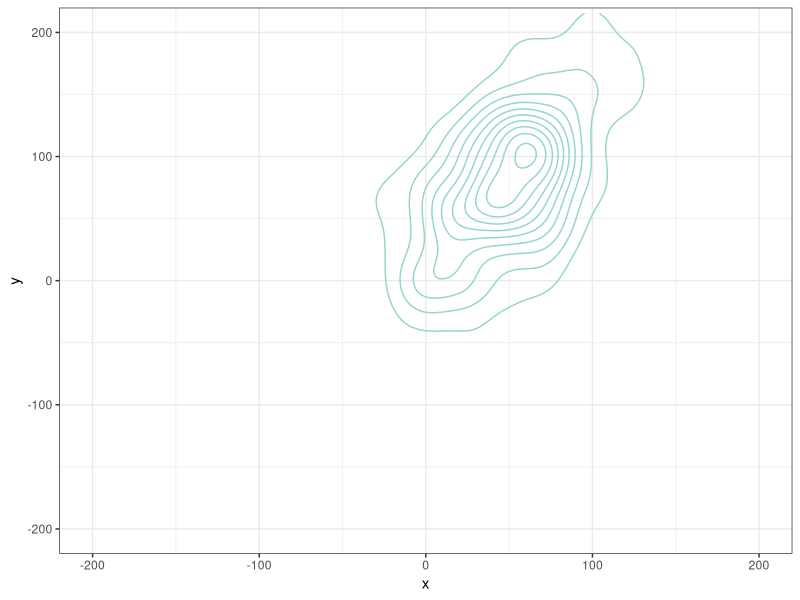

The R script that drew this image: (Note: this script raises an error after producing the figure.)
library(tidyverse)
library(here)
library(gganimate)

# Data simulation ----

# define parameters
x_mean <- 50
y_mean <- 75
x_sd <- 35
y_sd <- 55
corr <- .6
covariance <- x_sd * y_sd * corr

# get the vcov
varcorr <- matrix(
  c(x_sd^2, covariance, covariance, y_sd^2),
  ncol = 2
)

# sample fro mthe bivariate normal
set.seed(1892)
samples <- MASS::mvrnorm(
  n = 200,
  mu = c(x = x_mean, y = y_mean),
  Sigma = varcorr
)
samples_df <- as_tibble(samples)

# plot the result
bivariate_plot <- ggplot(samples_df, aes(x = x, y = y)) +
  geom_density_2d(colour = "#95d5d0") +
  coord_cartesian(xlim = c(-200, 200), ylim = c(-200, 200)) +
  theme_bw()

ggsave(
  here(
    "09_bayesian-estimation-and-model-comparison", 
    "resources",
    "bivariate-plot.png"
  ), 
  bivariate_plot
)

# Gibbs sampler ----

# Define the likelihood function
likelihood <- function(data, x, y) {
  mu <- c(x, y)
  sigma <- varcorr
  return(prod(mvtnorm::dmvnorm(data, mean = mu, sigma = sigma)))
}

# Define the prior distribution for x and y
prior <- function(x, y) {
  return(dnorm(x, mean = x_mean, sd = x_sd) * dnorm(y, mean = y_mean, sd = y_sd))
}

# Define the posterior distribution (up to a constant)
posterior <- function(data, x, y) {
  return(likelihood(data, x, y) * prior(x, y))
}

# Implement the Gibbs sampling algorithm
gibbs_sampling <- function(iterations, data, initial_state) {
  current_state <- initial_state
  accepted_states <- matrix(0, nrow = iterations, ncol = 2)
  accepted_states[1, ] <- current_state
  
  for (i in 2:iterations) {
    # Sample x from the conditional distribution given y
    x <- rnorm(
      1, 
      mean = x_mean + varcorr[1, 2] * (current_state[2] - y_mean) / y_sd^2,
      sd = sqrt(varcorr[1, 1] - varcorr[1, 2]^2 / y_sd^2)
    )
    
    # Sample y from the conditional distribution given x
    y <- rnorm(
      1, 
      mean = y_mean + varcorr[1, 2] * (x - x_mean) / x_sd^2,
      sd = sqrt(varcorr[2, 2] - varcorr[1, 2]^2 / x_sd^2)
    )
    
    current_state <- c(x, y)
    accepted_states[i, ] <- current_state
  }
  
  return(accepted_states)
}

# Set the number of iterations and initial state
iterations <- 1000
initial_state <- c(x_mean, y_mean)

# Run the Gibbs sampling algorithm
chain <- gibbs_sampling(iterations, samples, initial_state)

# Create a data frame with the chain of accepted states
chain_df <- data.frame(iteration = 1:iterations, x = chain[, 1], y = chain[, 2])

# plot the animation
p <- ggplot(chain_df, aes(x, y, group = 1)) +
  geom_point(colour = "#ffa07a", size = 2) +
  labs(title = "Approximate Posterior Distribution") +
  coord_cartesian(xlim = c(-200, 200), ylim = c(-200, 200)) +
  theme_bw()

# create the animation using gganimate
animation <- p + 
  transition_states(iteration) +
  shadow_mark()

anim <- animate(animation, nframes = iterations, renderer = gifski_renderer())

anim_save(
  here(
    "09_bayesian-estimation-and-model-comparison", 
    "resources",
    "gibbs-sampling.gif"
  ), 
  anim
)
